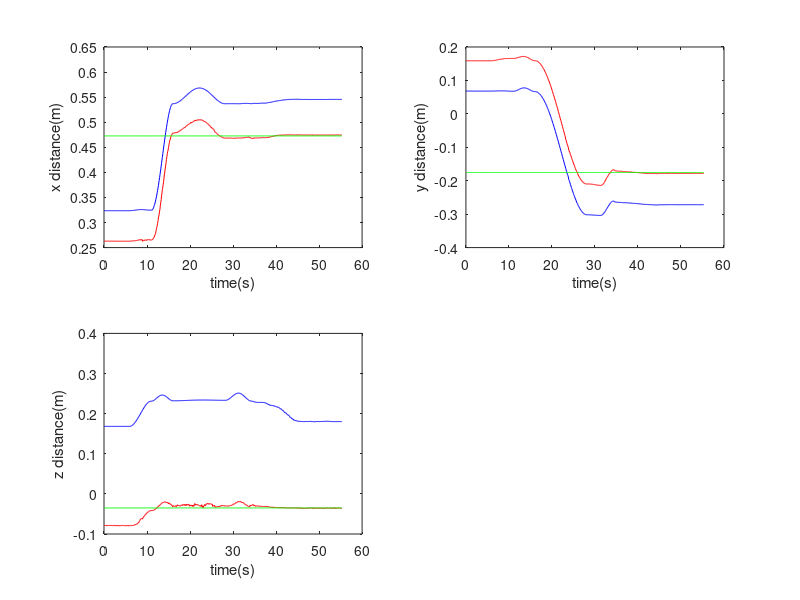

This figure's MATLAB source: (Note: this script raises an error after producing the figure.)
load aim_point_1_20180829.txt;
sec = aim_point_1_20180829(:,1);
aim_x = aim_point_1_20180829(:,2);
aim_y = aim_point_1_20180829(:,3);
aim_z = aim_point_1_20180829(:,4);

load arm_end_point_20180829.txt;
arm_x = arm_end_point_20180829(:,2);
arm_y = arm_end_point_20180829(:,3);
arm_z = arm_end_point_20180829(:,4);

box_x=0.4727*exp(sec-sec);
box_y=-0.1754*exp(sec-sec);
box_z=-0.035*exp(sec-sec);
figure(1);
subplot(2,2,1);
plot(sec, arm_x,'-b',sec, aim_x,'-r',sec,box_x,'g');

xlabel('time(s)');
ylabel('x distance(m)');
subplot(2,2,2);
plot(sec, arm_y,'-b',sec, aim_y,'-r',sec,box_y,'g');
xlabel('time(s)');
ylabel('y distance(m)');

subplot(2,2,3);
plot(sec, arm_z,'-b',sec, aim_z,'-r',sec,box_z,'g');
xlabel('time(s)');
ylabel('z distance(m)');
legend('arm','parper','box');

